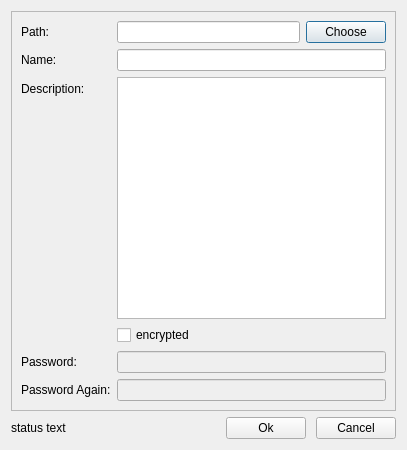
<?xml version="1.0" encoding="UTF-8"?>
<ui version="4.0">
 <class>CreateRepoDialog</class>
 <widget class="QDialog" name="CreateRepoDialog">
  <property name="geometry">
   <rect>
    <x>0</x>
    <y>0</y>
    <width>407</width>
    <height>450</height>
   </rect>
  </property>
  <property name="windowTitle">
   <string>Dialog</string>
  </property>
  <layout class="QVBoxLayout" name="verticalLayout">
   <item>
    <widget class="QFrame" name="mFrame">
     <property name="frameShape">
      <enum>QFrame::StyledPanel</enum>
     </property>
     <property name="frameShadow">
      <enum>QFrame::Plain</enum>
     </property>
     <property name="lineWidth">
      <number>0</number>
     </property>
     <layout class="QFormLayout" name="formLayout">
      <property name="fieldGrowthPolicy">
       <enum>QFormLayout::AllNonFixedFieldsGrow</enum>
      </property>
      <item row="0" column="0">
       <widget class="QLabel" name="label_4">
        <property name="text">
         <string>Path:</string>
        </property>
       </widget>
      </item>
      <item row="0" column="1">
       <layout class="QHBoxLayout" name="horizontalLayout_2">
        <item>
         <widget class="QLineEdit" name="mDirectory"/>
        </item>
        <item>
         <widget class="QPushButton" name="mChooseDirBtn">
          <property name="text">
           <string>Choose</string>
          </property>
         </widget>
        </item>
       </layout>
      </item>
      <item row="1" column="0">
       <widget class="QLabel" name="nameLabel">
        <property name="text">
         <string>Name:</string>
        </property>
       </widget>
      </item>
      <item row="1" column="1">
       <widget class="QLineEdit" name="mName">
        <property name="sizePolicy">
         <sizepolicy hsizetype="Expanding" vsizetype="Fixed">
          <horstretch>0</horstretch>
          <verstretch>0</verstretch>
         </sizepolicy>
        </property>
       </widget>
      </item>
      <item row="2" column="0">
       <widget class="QLabel" name="label_2">
        <property name="text">
         <string>Description:</string>
        </property>
       </widget>
      </item>
      <item row="2" column="1">
       <widget class="QTextEdit" name="mDesc"/>
      </item>
      <item row="3" column="1">
       <widget class="QCheckBox" name="mEncrypteCheckBox">
        <property name="text">
         <string>encrypted</string>
        </property>
       </widget>
      </item>
      <item row="4" column="0">
       <widget class="QLabel" name="label_3">
        <property name="text">
         <string>Password:</string>
        </property>
       </widget>
      </item>
      <item row="4" column="1">
       <widget class="QLineEdit" name="mPassword">
        <property name="enabled">
         <bool>false</bool>
        </property>
        <property name="autoFillBackground">
         <bool>false</bool>
        </property>
        <property name="echoMode">
         <enum>QLineEdit::Password</enum>
        </property>
       </widget>
      </item>
      <item row="5" column="0">
       <widget class="QLabel" name="label">
        <property name="text">
         <string>Password Again:</string>
        </property>
       </widget>
      </item>
      <item row="5" column="1">
       <widget class="QLineEdit" name="mPasswordAgain">
        <property name="enabled">
         <bool>false</bool>
        </property>
        <property name="echoMode">
         <enum>QLineEdit::Password</enum>
        </property>
       </widget>
      </item>
     </layout>
    </widget>
   </item>
   <item>
    <layout class="QHBoxLayout" name="horizontalLayout">
     <property name="spacing">
      <number>10</number>
     </property>
     <item>
      <widget class="QLabel" name="mStatusText">
       <property name="enabled">
        <bool>true</bool>
       </property>
       <property name="text">
        <string>status text</string>
       </property>
      </widget>
     </item>
     <item>
      <spacer name="horizontalSpacer">
       <property name="orientation">
        <enum>Qt::Horizontal</enum>
       </property>
       <property name="sizeHint" stdset="0">
        <size>
         <width>40</width>
         <height>20</height>
        </size>
       </property>
      </spacer>
     </item>
     <item>
      <widget class="QPushButton" name="mOkBtn">
       <property name="text">
        <string>Ok</string>
       </property>
      </widget>
     </item>
     <item>
      <widget class="QPushButton" name="mCancelBtn">
       <property name="text">
        <string>Cancel</string>
       </property>
      </widget>
     </item>
    </layout>
   </item>
  </layout>
 </widget>
 <tabstops>
  <tabstop>mOkBtn</tabstop>
  <tabstop>mDirectory</tabstop>
  <tabstop>mChooseDirBtn</tabstop>
  <tabstop>mName</tabstop>
  <tabstop>mDesc</tabstop>
  <tabstop>mEncrypteCheckBox</tabstop>
  <tabstop>mPassword</tabstop>
  <tabstop>mPasswordAgain</tabstop>
  <tabstop>mCancelBtn</tabstop>
 </tabstops>
 <resources/>
 <connections>
  <connection>
   <sender>mCancelBtn</sender>
   <signal>clicked()</signal>
   <receiver>CreateRepoDialog</receiver>
   <slot>reject()</slot>
   <hints>
    <hint type="sourcelabel">
     <x>396</x>
     <y>439</y>
    </hint>
    <hint type="destinationlabel">
     <x>339</x>
     <y>4</y>
    </hint>
   </hints>
  </connection>
  <connection>
   <sender>mEncrypteCheckBox</sender>
   <signal>toggled(bool)</signal>
   <receiver>mPassword</receiver>
   <slot>setEnabled(bool)</slot>
   <hints>
    <hint type="sourcelabel">
     <x>162</x>
     <y>297</y>
    </hint>
    <hint type="destinationlabel">
     <x>165</x>
     <y>329</y>
    </hint>
   </hints>
  </connection>
  <connection>
   <sender>mEncrypteCheckBox</sender>
   <signal>toggled(bool)</signal>
   <receiver>mPasswordAgain</receiver>
   <slot>setEnabled(bool)</slot>
   <hints>
    <hint type="sourcelabel">
     <x>200</x>
     <y>296</y>
    </hint>
    <hint type="destinationlabel">
     <x>239</x>
     <y>358</y>
    </hint>
   </hints>
  </connection>
 </connections>
</ui>
